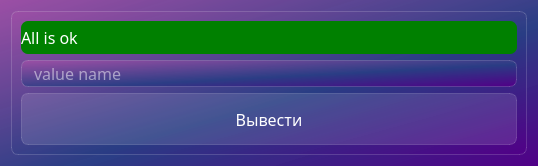
<?xml version="1.0" encoding="UTF-8"?>
<ui version="4.0">
 <class>Dialog</class>
 <widget class="QDialog" name="Dialog">
  <property name="geometry">
   <rect>
    <x>0</x>
    <y>0</y>
    <width>538</width>
    <height>166</height>
   </rect>
  </property>
  <property name="windowTitle">
   <string>Dialog</string>
  </property>
  <property name="styleSheet">
   <string notr="true">background-color: qlineargradient(spread:pad, x1:1, y1:1, x2:0, y2:0, stop:0 rgba(81, 0, 135, 255), stop:0.427447 rgba(41, 61, 132, 235), stop:1 rgba(155, 79, 165, 255));
font-family: Noto Sans SC;
</string>
  </property>
  <layout class="QVBoxLayout" name="verticalLayout_2">
   <item>
    <widget class="QFrame" name="frame">
     <property name="styleSheet">
      <string notr="true">backgorund-color: rgba(255,255,255,30);
border: 1px solid rgba(255,255,255,40);
border-radius: 7px;
</string>
     </property>
     <property name="frameShape">
      <enum>QFrame::NoFrame</enum>
     </property>
     <layout class="QVBoxLayout" name="verticalLayout">
      <item>
       <widget class="QLabel" name="is_all_ok">
        <property name="styleSheet">
         <string notr="true">color: white;
font-size: 12pt;
background-color: green;
border: none;</string>
        </property>
        <property name="text">
         <string>All is ok</string>
        </property>
       </widget>
      </item>
      <item>
       <widget class="QLineEdit" name="lineEdit_value_name">
        <property name="styleSheet">
         <string notr="true">font-size: 12pt;
color: white;
padding-left: 10px;
</string>
        </property>
        <property name="placeholderText">
         <string>value name</string>
        </property>
       </widget>
      </item>
      <item>
       <layout class="QHBoxLayout" name="horizontalLayout">
        <item>
         <widget class="QPushButton" name="pushButton_valueprint">
          <property name="styleSheet">
           <string notr="true">QPushButton{
color: white;
font-size: 12pt;
background-color: rgba(255,255,255,30);
border: 1px solid rgba(255,255,255,40);
border-radius: 7px;
width: 230px;
height: 50 px;
}
QPushButton:hover {
background-color: rgba(255,255,255,30);
}
QPushButton:pressed{
background-color: rgba(255,255,255,70);
}</string>
          </property>
          <property name="text">
           <string>Вывести</string>
          </property>
         </widget>
        </item>
       </layout>
      </item>
     </layout>
    </widget>
   </item>
  </layout>
 </widget>
 <resources/>
 <connections/>
</ui>
